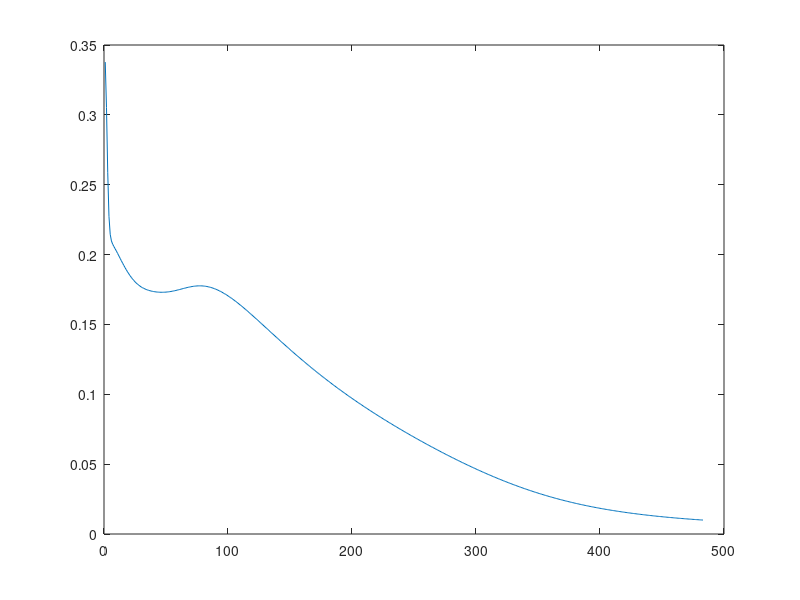

Source code (MATLAB):
# Created by Octave 6.3.0, Sat Dec 11 19:21:56 2021 GMT <stdsulistiadi@Estede-PC>
pkg load io

%=====================TRAINING=====================%

%data initiation
dataset=xlsread('iris_dataset.csv');
[row_dataset,column_dataset]=size(dataset);

%data normalization using min max method
max_dataset=max(dataset);
min_dataset=min(dataset);
for i = 1:column_dataset
  for j = 1:row_dataset
    normal_dataset(j,i) = (dataset(j,i)-min_dataset(i))/(max_dataset(i)-min_dataset(i));
  end
end

%define training dataset with 70 percents data
input = normal_dataset(1:(row_dataset*70/100), 1:4);
target = normal_dataset(1:(row_dataset*70/100), 5:7);

%neural network structure
hidden_neuron=8;
[input_row_length,input_col_length] = size(input);
[target_row_length,target_col_length] = size(target);

%variable declaration
input_zeros=zeros(1,input_col_length);
input_ones=ones(size(input_zeros));
hidden_neuron_zeros=zeros(1,hidden_neuron);
hidden_neuron_ones=ones(size(hidden_neuron_zeros));
target_zeros=zeros(1,target_col_length);
target_ones=ones(size(target_zeros));

%weight initiation with random function -0.5 to 0.5
%v=rand(input_col_length,hidden_neuron)-ones(input_col_length,hidden_neuron)/2; %random generator
%w=rand(hidden_neuron,target_col_length)-ones(hidden_neuron,target_col_length)/2; %random generator
v=[0.13584,0.44908,0.1821,-0.13186,-0.13426,-0.47506,-0.069266,-0.16609;0.11365,-0.26384,0.43592,-0.23005,-0.060468,-0.26275,-0.17408,0.3864;-0.3889,0.045244,-0.17555,-0.39076,-0.40095,0.33539,0.0007694,0.32386;-0.24343,0.45307,0.054626,-0.24773,-0.080212,-0.19976,-0.33229,-0.49412]; %given
w=[0.26872,0.2447,-0.37297;0.06159,-0.17709,-0.37387;0.46636,0.12208,0.23246;0.22421,0.041961,-0.11212;-0.084065,0.06204,-0.37405;-0.014748,-0.13326,0.34871;-0.39181,0.41488,-0.10076;0.27049,-0.48182,-0.20509]; %given

%bias initiation with random function -0.5 to 0.5
%v_bias=rand(1,hidden_neuron)-ones(1,hidden_neuron)/2; %random generator
%w_bias=rand(1,target_col_length)-ones(1,target_col_length)/2; %random generator
%v_bias=[[0.15475,0.003935,0.23064,0.44855,0.077605,-0.42567,-0.31525,0.0067297]]; %given
%w_bias=[-0.17356,-0.31829,-0.29239]; %given
v_bias=zeros(1,hidden_neuron); %no bias
w_bias=zeros(1,target_col_length); %no bias

%delta weight initiation
%v_delta = zeros(size(v));
%w_delta = zeros(size(w));
%miu = 0.7;

%neural network parameter
alpha=0.2;
error=0;
error_target=1e-2;
epoch=1;
max_epoch=10000;

%delta bias initialization with zero
%v_bias_delta = zeros(size(v_bias));
%w_bias_delta = zeros(size(w_bias));

%epoch and error vector initiation for plotting graphics
epoch_vector=[];
error_vector=[];

%feedforward and backpropagation algorithm
while(epoch<max_epoch)
  for i=1:input_row_length
    x = input(i,:);
    zin=v_bias + x*v;
    %%z=sigmoid(zin);
    z = 1 ./ (1 + e.^-zin);
    yin=w_bias + z*w;
    %%y=sigmoid(yin);
    y = 1 ./ (1 + e.^-yin);
    
    %information error
    derr_dy=2*(y-target(i,:));
    dy_dyin=y.*(target_ones-y);
    
    %weight correction
    dyin_dw=z;
    %w_delta=((derr_dy.*dy_dyin)'*dyin_dw)' + miu*w_delta ;
    w_delta=((derr_dy.*dy_dyin)'*dyin_dw)' ;
    dyin_z=w;
    dz_zin=z.*(hidden_neuron_ones-z);
    dzin_v=x;
    %v_delta=(((derr_dy.*dy_dyin*dyin_z').*dz_zin)'*dzin_v)' + miu*v_delta ;
    v_delta=(((derr_dy.*dy_dyin*dyin_z').*dz_zin)'*dzin_v)';
    
    %bias diffential with momentum
    %v_bias_delta = ((derr_dy.*dy_dyin*dyin_z').*dz_zin) + miu*v_bias_delta;
    %w_bias_delta = (derr_dy.*dy_dyin) + + miu*w_bias_delta;
    
    %bias calculation
    v=v-alpha*(v_delta);
    w=w-alpha*(w_delta);
    
    %v_bias = v_bias - alpha*v_bias_delta;
    %w_bias = w_bias - alpha*w_bias_delta;
  end
  
  %sum of error calculation
  error=0.5*(sum((y-target(i,:)).^2));

  %epoch and error vector value added for plotting graphics
  epoch_vector=[epoch_vector; epoch];
  error_vector=[error_vector; error];
  
  if (error<error_target)
    break;
  end
  epoch=epoch+1;
end

plot(epoch_vector,error_vector);

%=====================TESTING=====================%

%define testing dataset with others 30 percents data
input_test = normal_dataset((row_dataset*70/100)+1:end, 1:4);
target_test = normal_dataset((row_dataset*70/100)+1:end, 5:7);
[input_test_row_length,input_test_col_length] = size(input_test);
[target_test_row_length,target_test_col_length] = size(target_test);
true_recognition=0;

%forward propagation
for i=1:input_test_row_length
  
  x_final=input_test(i,:);
  %zin_test=x_final*v + bias_v;
  zin_test=x_final*v;
  z_test=1 ./ (1 + e.^-zin_test);
  %yin_test=z_test*w + bias_w;
  yin_test=z_test*w;
  y_test(i,:)=1 ./ (1 + e.^-yin_test);
  
  %recoginition calculation
  for n=1:target_test_col_length
    if y_test(i,n)>0.5
      y_test_check(i,n)=1;
    else
      y_test_check(i,n)=0;
    end
  end
  
  if y_test_check(i,:) == target_test(i,:);
    true_recognition = true_recognition+1;
  end
  
end

%recoginition calculation
true_recognition_rate=true_recognition/target_test_row_length*100;
